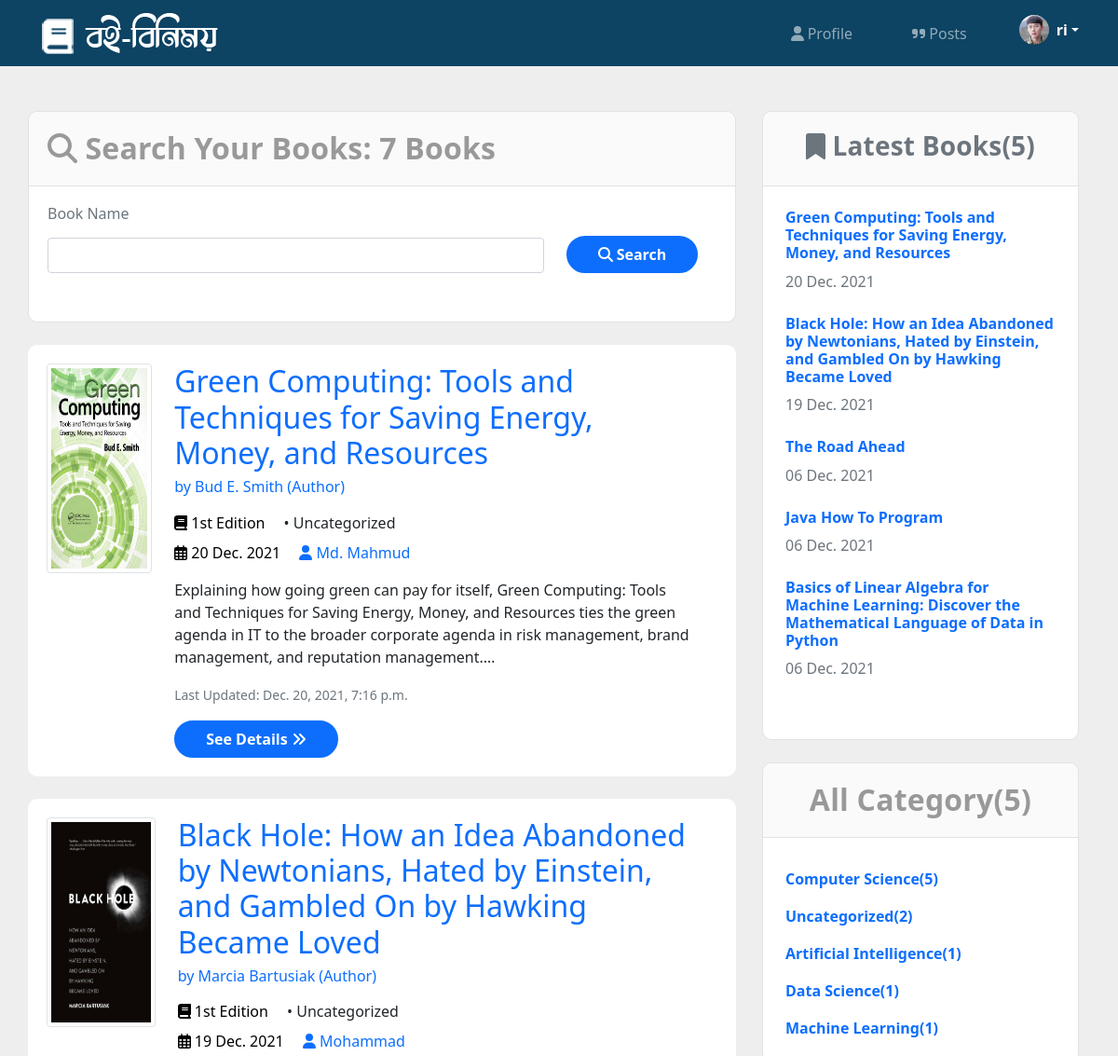
Page /books/ (signed in, upper part) on the earlier database version.
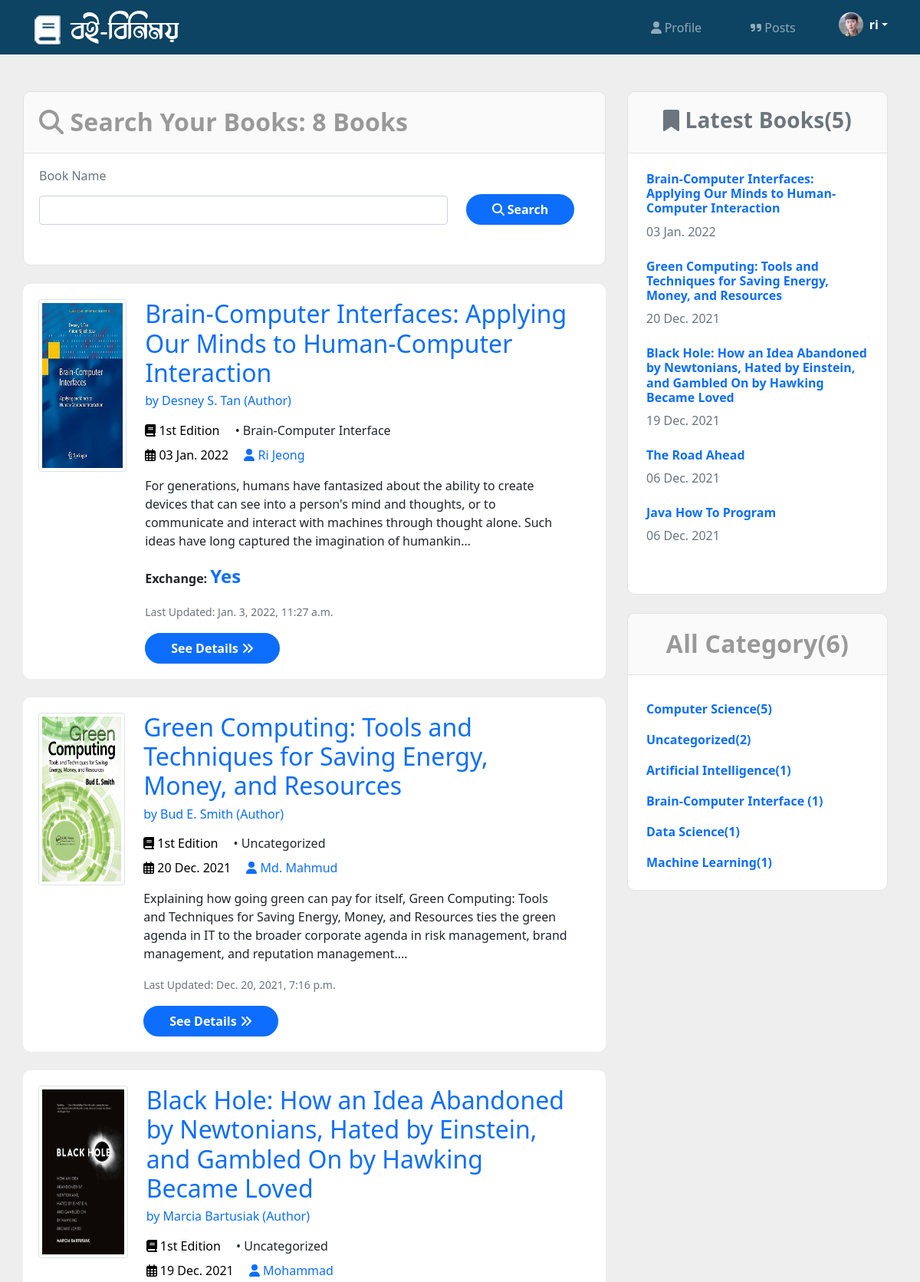
Same page on the later database version.
### users/models.py (models this page shows, shortened)
class Customer(models.Model):
    GENDER_TYPE = (
        ('Male','Male'),
        ('Female','Female'),
        ('Others','Others')
    )
    OCCUPATION_TYPE = (
        ('Student','Student'),
        ('Job-Holder','Job-Holder'),
    )
    username = models.OneToOneField(User, null=True, blank=True, on_delete=models.CASCADE)
    first_name = models.CharField(max_length=200, null=True, blank=True)
    last_name = models.CharField(max_length=200, null=True, blank=True)
    profile_pic = models.ImageField(default='profile-white.png', null=True, blank=True)
    phone = models.CharField(max_length=200, null=True, blank=True)
    email = models.CharField(max_length=200, null=True, blank=True)
    address = models.CharField(max_length=200, null=True, blank=True)
    occupation = models.CharField(max_length=50,choices=OCCUPATION_TYPE, null=True,blank=True)
    gender = models.CharField(max_length=50,choices=GENDER_TYPE, null=True,blank=True)
    birth_date = models.DateField(null=True, blank=True)
    created = models.DateTimeField(auto_now_add=True)
    updated = models.DateTimeField(auto_now=True)
    @property
    def customerImageURL(self):
        try:
            img = self.profile_pic.url
        except:
            img = ''
        return img

### books/models.py (models this page shows, shortened)
class Book(models.Model):
    EXCHANGE = (
        ('Yes','Yes'),
        ('No','No'),
    )
    creator = models.ForeignKey(Customer, null=True, blank=True, on_delete=models.CASCADE)
    name = models.CharField(max_length=200, null=True, blank=True)
    author = models.CharField(max_length=200, null=True, blank=True)
    edition = models.CharField(max_length=200, null=True, blank=True)
    image = models.ImageField(default='default.jpg', null=True, blank=True)
    slug = models.CharField(max_length=255, null=True, blank=True)
    category = models.ManyToManyField(Category, blank=True)
    description = models.TextField(null = True, blank=True)
    exchange = models.CharField(max_length=200,choices=EXCHANGE, null=True, blank=True)
    price = models.FloatField(null=True, blank=True)
    created = models.DateTimeField(auto_now_add=True)
    updated = models.DateTimeField(auto_now=True)
    @property
    def bookImageURL(self):
        try:
            img = self.image.url
        except:
            img = ''
        return img

class Category(models.Model):
    name = models.CharField(max_length=255)
    description = models.TextField(null = True, blank=True)
    slug = models.CharField(max_length=255, null=True, blank=True)
    def __str__(self) -> str:
        return self.name

### users/decorators.py (the view)
        def wrapper_func(request, *args, **kwargs):
            group = None
            if request.user.groups.exists():
                group = request.user.groups.all()[0].name
            if group in allowed_roles:
                return view_func(request, *args, **kwargs)
            else:
                return render(request,'users/unauthorized_page.html')

### templates/books/books_home.html (shortened to what this page needs)
{% extends "users/main.html" %}
{% load static %}
{% load widget_tweaks %}
{% block content %}
<div class="container">
  <br><br>
  <div class="row">
    <div class="col-lg-8">
      <div class="row">
        <div class="book-search-bg mb-4">
          <div class="panel-heading book-search-heading">
            <h2 class="font-weight-700"><i class="fas fa-search"></i> Search Your Books: {{books_count}} Books</h2>
          </div>
          <div class="book-search-form">
            <form action="" method="get">
              <div class="row form-group">
                  <div class="col-md-9 mb-3">
                      <h6 class="text-muted mb-3">Book Name</h6>
                      {{ bookFilter.form.name|add_class:"form-control" }}
                  </div>
                  <div class="col-md-3 mb-3 d-flex align-items-end">
                    <button type="submit" class="btn btn-blue"><i class="fas fa-search"></i> Search</button>
                  </div>
              </div>
            </form>
          </div>
        </div>
        {% for book in books %}
        <div class="col-lg-12 col-md-12 mb-4 book-post-bg">
          <div class="blog-item d-flex">
            <div class="blog-thumb">
              <a href="{% url 'books-details' book.slug %}">
                <img src="{{ book.bookImageURL }}" alt="{{ book.name }}" class="img-thumbnail book-img"/>
              </a>
            </div>
            <div class="blog-item-content mx-4">
              <div>
                  <div class="mb-3">
                    <h2 class="">
                        <a class="text-blue" href="{% url 'books-details' book.slug %}"> {{ book.name }} </a>
                      </h2>
                      <h6 class="text-blue"> by {{book.author}} (Author)</h6>
                </div>
                <div class="blog-item-meta mb-2">
                  <span class="text-black text-capitalize me-3">
                    <i class="fas fa-book mr-2"></i> {{ book.edition }} Edition
                  </span>
                  {% for cat in book.category.all %}
                      <span class="text-capitalize me-3">
                        &bull; {{ cat.name }}
                      </span>
                  {%endfor%}
                </div>
                <div class="mb-3">
                  <span class="text-black text-capitalize me-3">
                    <i class="far fa-calendar-alt mr-2"></i> {{ book.created|date:"d N Y" }}
                  </span>
                  <a href="{% url 'user-profile' book.creator.username %}" class="text-blue text-capitalize mr-3">
                    <i class="fa fa-user mr-2"></i> {{ book.creator.first_name }}
                  </a>
                </div>
                <p class="mb-3">{{ book.description|truncatechars:250 }}</p>
                <div class="d-flex align-items-end">
                  {% if book.exchange == 'Yes' %}
                  <p class="font-weight-700">Exchange: <span style="font-size: 1.5em;" class="font-weight-900 text-blue">{{book.exchange}}</span></p>
                  {% endif%}
                </div>
                <p class="card-text"><small class="text-muted">Last Updated: {{ book.updated }}</small></p>
              </div>
              <div class="mt-3">
                <a href="{% url 'books-details' book.slug %}" class="btn btn-blue btn-icon">
                  See Details <i class="fas fa-angle-double-right"></i>
                </a>
              </div>
            </div>
          </div>
        </div>
        {% endfor %}
      </div>
    </div>
    <div class="col-lg-4">
      <div class="book-side-bg ms-3 mb-4">
        <div class="sidebar-wrap pl-lg-4 mt-5 mt-lg-0 my-5">
          <div class="panel-heading book-search-heading">
            <h3 class="text-center text-muted font-weight-700"><i class="fas fa-bookmark"></i> Latest Books({{latest_books.count}})</h3>
          </div>
          <div class="sidebar-widget latest-post mb-3 px-4 py-2">
            {% for book in latest_books %}
            <div class="py-2">
              <h6 class="my-2">
                <a class="text-blue font-weight-700" href="{% url 'books-details' book.slug %}">
                  {{ book.name }}
                </a>
              </h6>
              <span class="text-sm text-muted" >
                {{ book.created|date:"d N Y" }}
            </span>
            </div>
            {% endfor %}
          </div>
        </div>
      </div>
      <div class="book-search-bg mb-4 ms-3">
        <div class="panel-heading book-search-heading">
          <h2 class="text-center font-weight-700">All Category({{category_count}})</h2>
        </div>
        <ul class="list-unstyled mb-3 px-4 py-2 my-2">
          {% for cat,count in category_dict %}
          <li class="align-items-center mt-3">
            <a class="text-blue font-weight-700" href="{% url 'books-category' cat.slug %}">{{ cat.name }}({{count}})</a>
          </li>
          {% endfor %}
        </ul>
      </div>
    </div>
  </div>
</div>
{% endblock %}

### templates/users/main.html (shortened to what this page needs)
<!DOCTYPE html>
{% load static %}
<html lang="en">
<head>
    <link rel="stylesheet" href="{% static 'css/fontawesome.css' %}">
    <link href="https://cdn.jsdelivr.net/npm/bootstrap@5.1.3/dist/css/bootstrap.min.css" rel="stylesheet">
    <link rel="stylesheet" href="{% static 'css/style.css' %}">
    <link rel="stylesheet" href="{% static 'css/books-style.css' %}">
</head>
<body>
    {% include 'users/navbar.html' %}
    {% block content %}
    {% endblock %}
</body>
</html>

### templates/users/navbar.html (shortened to what this page needs)
{% load static %}
<nav class="navbar navbar-expand-lg navbar-dark bg-navbar bg-{{request.user.groups.all.0.name}}">
    <div class="container">
      <a class="navbar-brand" href="{% url 'home' %}"><img src="{% static 'images/logo.png' %}" alt=""></a>
      <div>
          <div class="collapse navbar-collapse" id="navbarNav">
            <ul class="navbar-nav">
              {% if request.user.groups.all.0.name == 'customer' %}
              <li class="nav-item">
                <a class="nav-link" href="{% url 'user-profile' request.user.username %}"><i class="fas fa-user"></i> Profile</a>
              </li>
              <li class="nav-item">
                <a class="nav-link" href="{% url 'books-home' %}"><i class="fas fa-quote-right"></i> Posts</a>
              </li>
              {% endif %}
              {% if request.user.groups.all.0.name == 'customer' %}
              <li class="nav-item">
                <div class="dropdown">
                    <a href="/" class="d-flex align-items-center text-white text-decoration-none dropdown-toggle" id="dropdownUser1" data-bs-toggle="dropdown" aria-expanded="false">
                        <img src='{{customer.customerImageURL}}' alt="" width="32" height="32" class="rounded-circle me-2">
                        <strong>{{customer.username}}</strong>
                    </a>
                </div>
              </li>
              {% else %}
              <li class="nav-item">
                <a class="btn btn-blue" href="{% url 'login' %}"><i class="fas fa-sign-in-alt"></i> Login</a>
              </li>
              {% endif %}
            </ul>
          </div>
      </div>
    </div>
  </nav>

### templates/users/footer.html (shortened to what this page needs)
{% load static %}

### static/css/style.css (style rules this page uses)
.text-blue { color: #0D6EFD; }
.font-weight-900 { font-weight: 900; }
.font-weight-700 { font-weight: 700; }
.bg-navbar { background-color: #0d4363; }
.btn-blue { font-weight: bold; color: white; background-color: #0D6EFD; border-radius: 1.5rem; border: 2px solid #0D6EFD; padding: 6px 32px; }
.nav-link { margin-right: 3rem; }
a { text-decoration: none; }
.form-group { margin-bottom: 1rem; }
body { background:#eee; }
.panel-heading { position: relative; height: 52px; line-height: 49px; letter-spacing: 0.2px; color: #999999; font-size: 15px; font-weight: 400; padding: 0 8px; background: #fafafa; border: 1px solid #e2e2e2; border-top-right-radius: 3px; border-top-left-radius: 3px; }

### static/css/books-style.css (style rules this page uses)
.book-img { width: 400px; height: 225px; }
.book-post-bg { background-color: white; padding: 20px; border-radius: 10px; }
.book-side-bg { background-color: white; border-radius: 10px; border: 1px solid #e2e2e2; }
.book-search-bg { background-color: white; border-radius: 10px; border: 1px solid #e2e2e2; padding: 0; }
.book-search-form { padding: 20px; }
.book-search-heading { border-top-left-radius: 10px; border-top-right-radius: 10px; border-left: transparent; border-right: transparent; border-top: transparent; padding: 20px; height: 80px; }

### templates/users/navbar.html (style rules this page uses)
.bg-customer { background-color: #0d4363; }

Differences in the rows shown:
no longer on this page (row unchanged): Book: name "Basics of Linear Algebra for Machine Learning: Discover the Mathematical Language of Data in Python", created "06 Dec. 2021", shown under "Latest Books(5)"
added Book: bookImageURL (picture), name "Brain-Computer Interfaces: Applying Our Minds to Human-Computer Interaction", author "Desney S. Tan", edition "1st", created "03 Jan. 2022", creator.first_name "Ri Jeong", description "For generations, humans have fantasized about the ability to create devices that can see into a person's mind and thoughts, or to communicate and interact with machines through thought alone. Such ideas have long captured the imagination of humankin…", exchange "Yes", updated "Jan. 3, 2022, 11:27 a.m."
added Category: name "Brain-Computer Interface", count "1"
Other differences:
{{ books_count }}: "7" → "8"
{{ category_count }}: "5" → "6"
